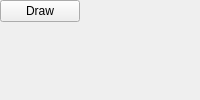
<?xml version="1.0" encoding="UTF-8"?>
<ui version="4.0">
 <class>MainWindow</class>
 <widget class="QMainWindow" name="MainWindow">
  <widget class="QWidget" name="centralwidget">
   <widget class="QPushButton" name="drawButton">
    <property name="text">
     <string>Draw</string>
    </property>
   </widget>
  </widget>
  <centralwidget/>
  <menuBar/>
  <statusBar/>
 </widget>
 <resources/>
 <connections/>
</ui>
